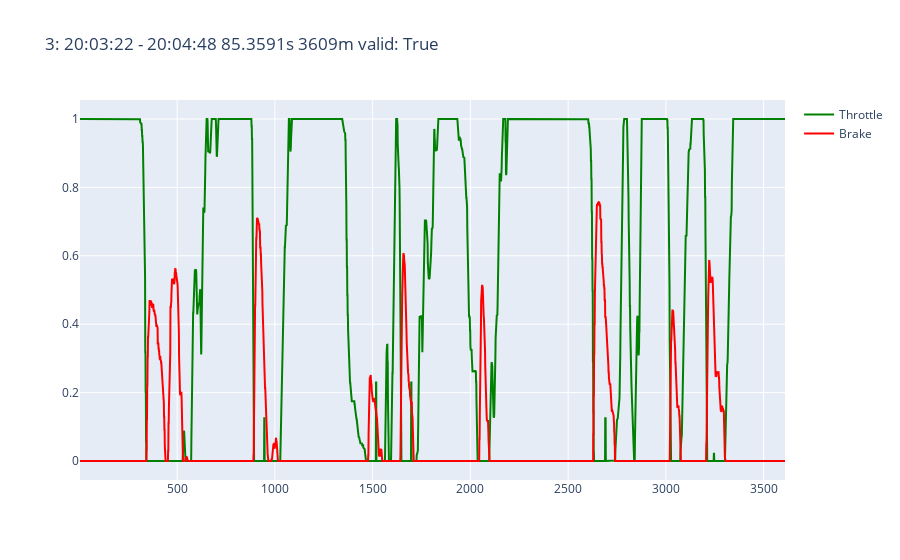
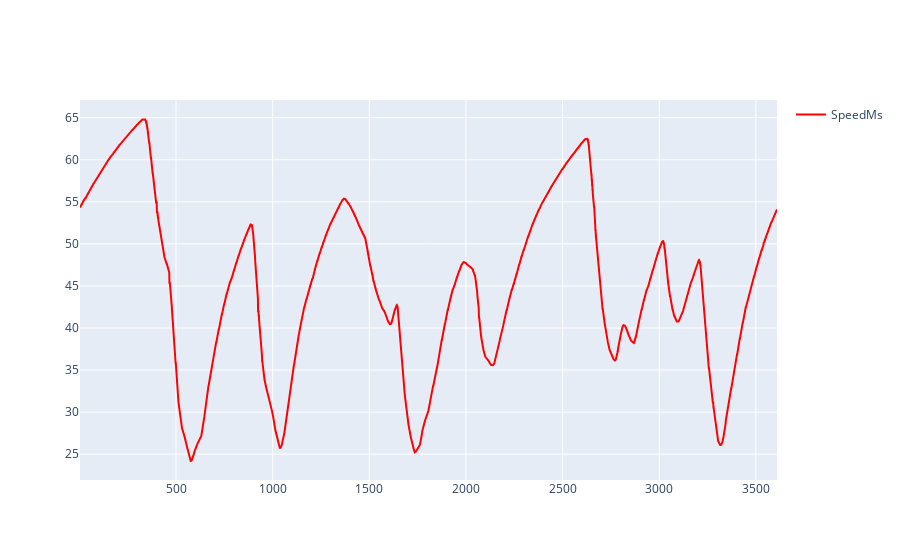
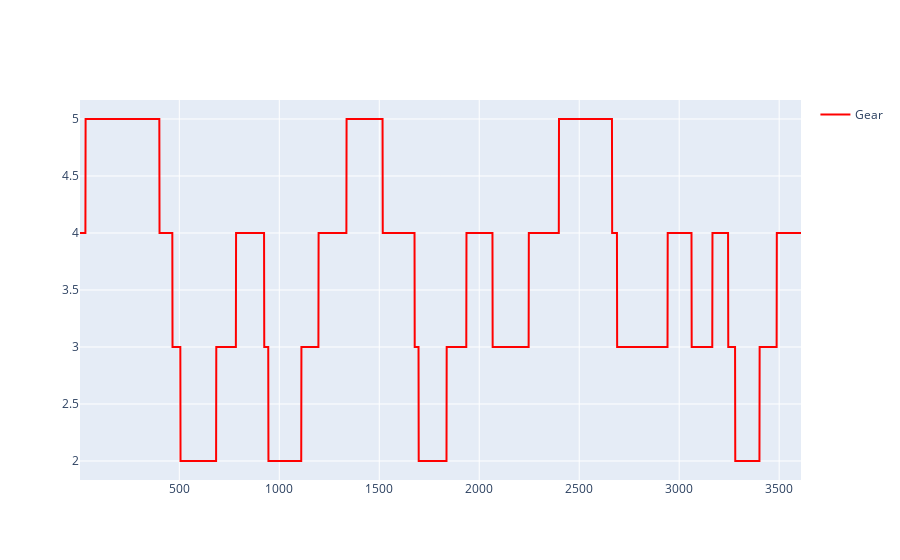
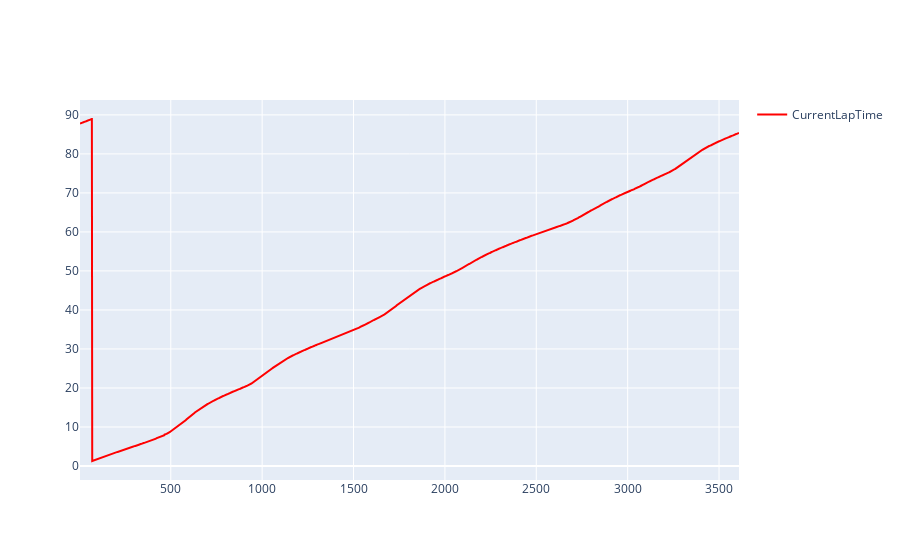

Here is the notebook cell these charts were saved with, in order:
### Code cell
for data_frame in data_frames:
    lap = data_frame["lap"]
    lap_df = data_frame["df"]
    # display(lap_df.head())
    columns = ["Brake", "SpeedMs", "Throttle", "Gear", "CurrentLapTime", "SteeringAngle"]
    lap_df = analyzer.resample(lap_df, columns=columns)
    data_frame["df"] = lap_df

    # window_length = 9  # should be odd and >= polynomial_order + 2
    # polynomial_order = 2
    # lap_df['Throttle'] = scipy.signal.savgol_filter(lap_df['Throttle'], window_length, polynomial_order)

    fig = lap_fig(lap_df)
    fig.update_layout(title=dict(text=f"{lap}"))
    fig.show()

    fig = lap_fig(lap_df, columns=["SpeedMs"])
    fig.show()
    fig = lap_fig(lap_df, columns=["Gear"])
    fig.show()
    fig = lap_fig(lap_df, columns=["CurrentLapTime"])
    fig.show()
    fig.update_layout(title=dict(text=f"{lap}"))

### Figure 1 — Plotly figure (JSON) as saved in the notebook; plotly's stock layout.template omitted (floating-point values rounded to 4 significant figures; data arrays with more than 128 entries replaced by an {"elided": "..."} marker saying what was removed)
{"data": [{"line": {"color": "green"}, "marker": {"size": 1}, "name": "Throttle", "showlegend": true, "type": "scatter", "x": {"elided": "3609 float values"}, "y": {"elided": "3609 float values"}}, {"line": {"color": "red"}, "marker": {"size": 1}, "name": "Brake", "showlegend": true, "type": "scatter", "x": {"elided": "3609 float values"}, "y": {"elided": "3609 float values"}}], "layout": {"title": {"text": "3: 20:03:22 - 20:04:48 85.3591s 3609m valid: True"}}}

### Figure 2 — Plotly figure (JSON) as saved in the notebook; plotly's stock layout.template omitted (floating-point values rounded to 4 significant figures; data arrays with more than 128 entries replaced by an {"elided": "..."} marker saying what was removed)
{"data": [{"line": {"color": "red"}, "marker": {"size": 1}, "name": "SpeedMs", "showlegend": true, "type": "scatter", "x": {"elided": "3609 float values"}, "y": {"elided": "3609 float values"}}], "layout": {}}

### Figure 3 — Plotly figure (JSON) as saved in the notebook; plotly's stock layout.template omitted (floating-point values rounded to 4 significant figures; data arrays with more than 128 entries replaced by an {"elided": "..."} marker saying what was removed)
{"data": [{"line": {"color": "red"}, "marker": {"size": 1}, "name": "Gear", "showlegend": true, "type": "scatter", "x": {"elided": "3609 float values"}, "y": {"elided": "3609 int values"}}], "layout": {}}

### Figure 4 — Plotly figure (JSON) as saved in the notebook; plotly's stock layout.template omitted (floating-point values rounded to 4 significant figures; data arrays with more than 128 entries replaced by an {"elided": "..."} marker saying what was removed)
{"data": [{"line": {"color": "red"}, "marker": {"size": 1}, "name": "CurrentLapTime", "showlegend": true, "type": "scatter", "x": {"elided": "3609 float values"}, "y": {"elided": "3609 float values"}}], "layout": {}}
